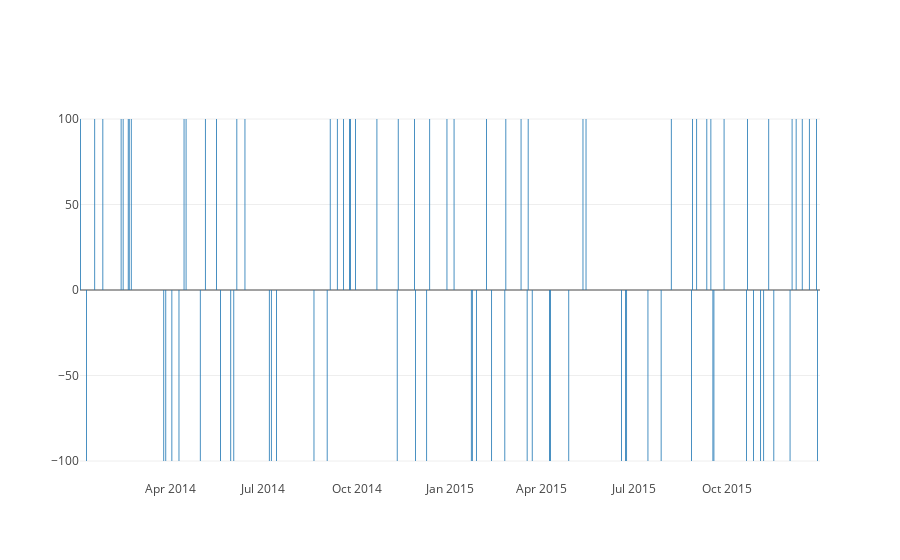

Source (notebook cell):
### Code cell
cndl_trace=go.Bar(x=fcpo_daily_cdlind['2014-01-01':'2016-01-01'].index,
            y=fcpo_daily_cdlind['2014-01-01':'2016-01-01']['cdl_closingmarubozu'])
iplot([cndl_trace])

### Figure 1 — Plotly figure (JSON) as saved in the notebook; plotly's stock layout.template omitted (floating-point values rounded to 4 significant figures; data arrays with more than 128 entries replaced by an {"elided": "..."} marker saying what was removed)
{"data": [{"type": "bar", "uid": "dda5f3c6-cdca-11e8-b7d6-4a0000f20690", "x": {"elided": "492 str values"}, "y": {"elided": "492 int values"}}], "layout": {}}
